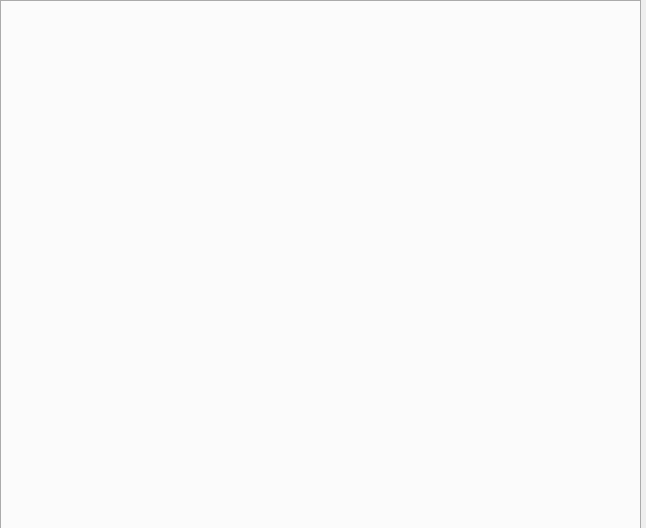
<?xml version="1.0" encoding="UTF-8"?>
<ui version="4.0">
 <class>MainWindow</class>
 <widget class="QMainWindow" name="MainWindow">
  <property name="geometry">
   <rect>
    <x>0</x>
    <y>0</y>
    <width>646</width>
    <height>528</height>
   </rect>
  </property>
  <property name="windowTitle">
   <string>MainWindow</string>
  </property>
  <widget class="QWidget" name="centralWidget">
   <widget class="QTabWidget" name="tabWidget">
    <property name="geometry">
     <rect>
      <x>0</x>
      <y>0</y>
      <width>641</width>
      <height>531</height>
     </rect>
    </property>
    <property name="currentIndex">
     <number>-1</number>
    </property>
   </widget>
  </widget>
 </widget>
 <layoutdefault spacing="6" margin="11"/>
 <resources/>
 <connections/>
</ui>
